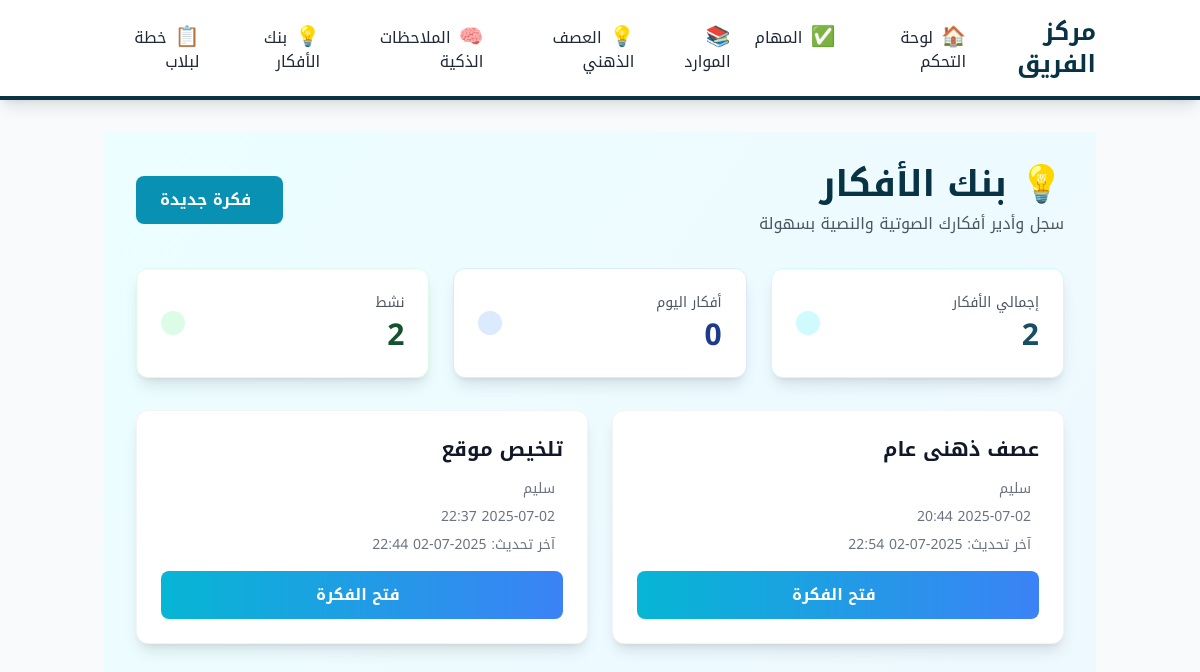
/voice_notes, run on the app's committed database.
### app.py (models this page shows)
class VoiceNote(db.Model):
    id = db.Column(db.Integer, primary_key=True)
    title = db.Column(db.String(200), nullable=False)
    description = db.Column(db.Text)
    summary_html = db.Column(db.Text)  # Gemini-generated summary and insights
    created_by = db.Column(db.String(100))
    created_at = db.Column(db.DateTime, default=datetime.utcnow)
    updated_at = db.Column(db.DateTime, default=datetime.utcnow, onupdate=datetime.utcnow)
    deleted_at = db.Column(db.DateTime, nullable=True)

### app.py (the view)
@app.route('/voice_notes')
def voice_notes():
    try:
        voice_notes = VoiceNote.query.filter(VoiceNote.deleted_at.is_(None)).order_by(VoiceNote.updated_at.desc()).all()
        total_notes = VoiceNote.query.filter(VoiceNote.deleted_at.is_(None)).count()
        today_count = VoiceNote.query.filter(
            VoiceNote.created_at >= datetime.now().replace(hour=0, minute=0, second=0, microsecond=0),
            VoiceNote.deleted_at.is_(None)
        ).count()
        stats = {
            'total': total_notes,
            'today': today_count
        }
        return render_template('voice_notes.html', voice_notes=voice_notes, stats=stats)
    except Exception as e:
        voice_notes = VoiceNote.query.order_by(VoiceNote.updated_at.desc()).all()
        stats = {
            'total': len(voice_notes),
            'today': len([n for n in voice_notes if n.created_at.date() == datetime.now().date()])
        }
        return render_template('voice_notes.html', voice_notes=voice_notes, stats=stats)

### templates/voice_notes.html (shortened to what this page needs)
{% extends "base.html" %}
{% block content %}
<div dir="rtl" style="font-family: 'Noto Kufi Arabic', 'Cairo', 'Tahoma', sans-serif;" class="text-right min-h-screen bg-gradient-to-br from-cyan-50 to-blue-50">
    <div class="container mx-auto px-4 sm:px-6 lg:px-8 py-6 sm:py-8">
        <div class="flex flex-col sm:flex-row justify-between items-start sm:items-center mb-6 sm:mb-8 gap-4">
            <div>
                        <h1 dir="rtl" class="text-2xl sm:text-3xl lg:text-4xl font-bold text-cyan-950 mb-2">💡 بنك الأفكار</h1>
        <p dir="rtl" class="text-sm sm:text-base text-gray-600">سجل وأدير أفكارك الصوتية والنصية بسهولة</p>
            </div>
            <a href="{{ url_for('new_voice_note') }}"
               class="w-full sm:w-auto bg-cyan-600 hover:bg-cyan-700 text-white font-semibold py-2 sm:py-3 px-4 sm:px-6 rounded-lg transition duration-300 text-center">
                                 فكرة جديدة
            </a>
        </div>
        <div class="grid grid-cols-1 sm:grid-cols-2 lg:grid-cols-3 gap-4 sm:gap-6 mb-6 sm:mb-8">
            <div class="bg-white rounded-xl shadow-lg p-4 sm:p-6 border border-cyan-100 hover:shadow-xl transition-shadow duration-300">
                <div class="flex items-center justify-between">
                    <div>
                        <p dir="rtl" class="text-xs sm:text-sm text-gray-600 mb-1">إجمالي الأفكار</p>
                        <p class="text-xl sm:text-2xl lg:text-3xl font-bold text-cyan-900">{{ stats.total }}</p>
                    </div>
                    <div class="bg-cyan-100 p-2 sm:p-3 rounded-full">
                    </div>
                </div>
            </div>
            <div class="bg-white rounded-xl shadow-lg p-4 sm:p-6 border border-blue-100 hover:shadow-xl transition-shadow duration-300">
                <div class="flex items-center justify-between">
                    <div>
                        <p dir="rtl" class="text-xs sm:text-sm text-gray-600 mb-1">أفكار اليوم</p>
                        <p class="text-xl sm:text-2xl lg:text-3xl font-bold text-blue-900">{{ stats.today }}</p>
                    </div>
                    <div class="bg-blue-100 p-2 sm:p-3 rounded-full">
                    </div>
                </div>
            </div>
            <div class="bg-white rounded-xl shadow-lg p-4 sm:p-6 border border-green-100 hover:shadow-xl transition-shadow duration-300 sm:col-span-2 lg:col-span-1">
                <div class="flex items-center justify-between">
                    <div>
                        <p dir="rtl" class="text-xs sm:text-sm text-gray-600 mb-1">نشط</p>
                        <p class="text-xl sm:text-2xl lg:text-3xl font-bold text-green-900">{{ stats.total - stats.today }}</p>
                    </div>
                    <div class="bg-green-100 p-2 sm:p-3 rounded-full">
                    </div>
                </div>
            </div>
        </div>
        {% if voice_notes %}
            <div class="grid grid-cols-1 md:grid-cols-2 xl:grid-cols-3 gap-4 sm:gap-6">
                {% for note in voice_notes %}
                <div class="bg-white rounded-xl shadow-lg hover:shadow-xl transition-all duration-300 overflow-hidden border border-gray-100 hover:border-cyan-200">
                    <div class="p-4 sm:p-6">
                        <div class="flex justify-between items-start mb-3 sm:mb-4">
                            <h3 dir="rtl" class="text-base sm:text-lg lg:text-xl font-bold text-gray-900 truncate flex-1 ml-2">
                                {{ note.title }}
                            </h3>
                            <div class="flex space-x-2">
                                <button onclick="deleteVoiceNote({{ note.id }})"
                                        class="text-red-500 hover:text-red-700 p-1 rounded transition-colors duration-200"
                                        title="حذف الملاحظة">
                                </button>
                            </div>
                        </div>
                        <div class="flex flex-col space-y-2 mb-4">
                            <div class="flex items-center text-xs sm:text-sm text-gray-500">
                                <span>{{ note.created_by or 'مجهول' }}</span>
                            </div>
                            <div class="flex items-center text-xs sm:text-sm text-gray-500">
                                <span>{{ note.created_at.strftime('%Y-%m-%d %H:%M') }}</span>
                            </div>
                            {% if note.updated_at and note.updated_at != note.created_at %}
                            <div class="flex items-center text-xs sm:text-sm text-gray-500">
                                <span>آخر تحديث: {{ note.updated_at.strftime('%Y-%m-%d %H:%M') }}</span>
                            </div>
                            {% endif %}
                        </div>
                        <a href="{{ url_for('edit_voice_note', note_id=note.id) }}"
                           class="w-full bg-gradient-to-r from-cyan-500 to-blue-500 hover:from-cyan-600 hover:to-blue-600 text-white font-semibold py-2 sm:py-3 px-4 rounded-lg transition duration-300 flex items-center justify-center">
                            فتح الفكرة
                        </a>
                    </div>
                </div>
                {% endfor %}
            </div>
        {% endif %}
    </div>
</div>
{% endblock %}

### templates/base.html (style rules this page uses)
body { font-family: "Noto Kufi Arabic", 'Inter', sans-serif; font-optical-sizing: auto; font-weight: 400; font-style: normal; background-color: #F8F9FA; }

### data on the page
VoiceNote: title "عصف ذهني عام", created_by "سليم", created_at "2025-07-02 20:44", updated_at "2025-07-02 22:54"
VoiceNote: title "تلخيص موقع", created_by "سليم", created_at "2025-07-02 22:37", updated_at "2025-07-02 22:44"

### other printed values
{{ stats.total }} "2"
{{ stats.today }} "0"
{{ stats.total - stats.today }} "2"
